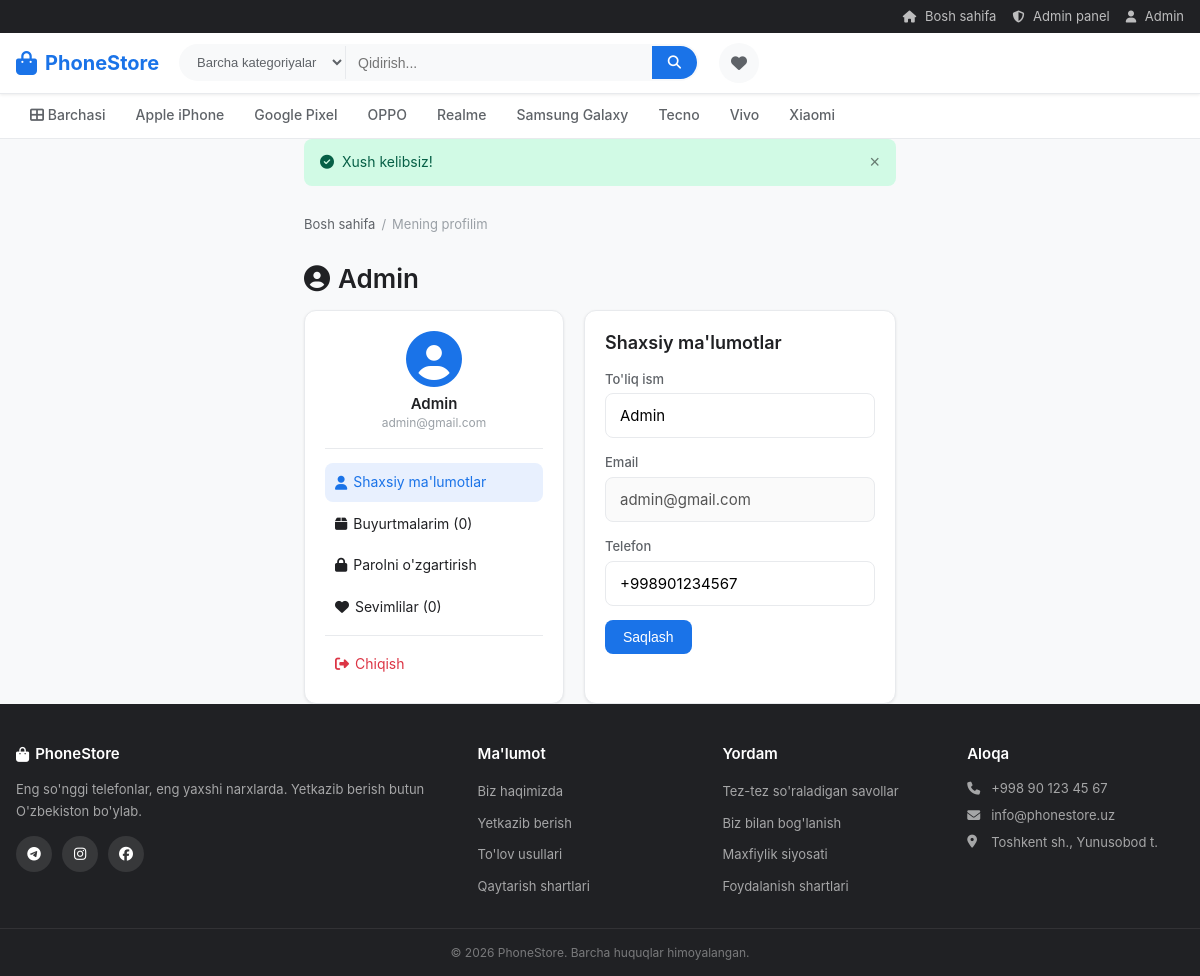
Page /users/profile.php (signed in) on the committed database.
### tables this page shows
CREATE TABLE categories (
    id INT AUTO_INCREMENT PRIMARY KEY,
    name VARCHAR(100) NOT NULL,
    slug VARCHAR(100) UNIQUE NOT NULL,
    description TEXT,
    image VARCHAR(255),
    created_at TIMESTAMP DEFAULT CURRENT_TIMESTAMP
);

CREATE TABLE users (
    id INT AUTO_INCREMENT PRIMARY KEY,
    full_name VARCHAR(150) NOT NULL,
    email VARCHAR(150) UNIQUE NOT NULL,
    phone VARCHAR(20) NOT NULL,
    password VARCHAR(255) NOT NULL,
    role ENUM('user','seller','admin') DEFAULT 'user',
    status ENUM('active','banned') DEFAULT 'active',
    created_at TIMESTAMP DEFAULT CURRENT_TIMESTAMP
);

### app/models/User.php (called while the page is built, shortened)
<?php
class User
{
    private Database $db;
    public function __construct()
    {
        $this->db = Database::getInstance();
    }
    public static function isLoggedIn(): bool
    {
        return isset($_SESSION['user_id']);
    }
    public static function isAdmin(): bool
    {
        return isset($_SESSION['user_role']) && $_SESSION['user_role'] === 'admin';
    }
    public function getById(int $id): ?array
    {
        return $this->db->fetchOne(
            "SELECT id, full_name, email, phone, role, status, created_at FROM users WHERE id = ?",
            [$id], 'i'
        );
    }
}

### config/config.php (called while the page is built, shortened)
<?php
spl_autoload_register(function ($className) {
    $paths = [
        __DIR__ . '/../app/core/' . $className . '.php',
        __DIR__ . '/../app/models/' . $className . '.php',
    ];
    foreach ($paths as $path) {
        if (file_exists($path)) {
            return;
        }
    }
});
require_once __DIR__ . '/../app/core/helpers.php';

### app/core/Database.php (called while the page is built, shortened)
<?php
class Database
{
    private static ?Database $instance = null;
    private mysqli $connection;
    private function __construct()
    {
        $xamppSocket = '/opt/lampp/var/mysql/mysql.sock';
        $connection = null;
        try {
            $connection = new mysqli(DB_HOST, DB_USER, DB_PASS, DB_NAME);
        } catch (Exception $e) {
            if (file_exists($xamppSocket)) {
                $connection = new mysqli(DB_HOST, DB_USER, DB_PASS, DB_NAME, 3306, $xamppSocket);
            }
        }
        $this->connection = $connection;
        $this->connection->set_charset('utf8mb4');
    }
    public static function getInstance(): Database
    {
        if (self::$instance === null) {
            self::$instance = new self();
        }
        return self::$instance;
    }
    public function query(string $sql, array $params = [], string $types = ''): mysqli_stmt|false
    {
        $stmt = $this->connection->prepare($sql);
        if (!empty($params)) {
            $stmt->bind_param($types, ...$params);
        }
        $stmt->execute();
        return $stmt;
    }
    public function fetchOne(string $sql, array $params = [], string $types = ''): ?array
    {
        $stmt = $this->query($sql, $params, $types);
        $result = $stmt->get_result();
        return $result->fetch_assoc() ?: null;
    }
    public function fetchAll(string $sql, array $params = [], string $types = ''): array
    {
        $stmt = $this->query($sql, $params, $types);
        $result = $stmt->get_result();
        return $result->fetch_all(MYSQLI_ASSOC);
    }
}

### app/models/Category.php (called while the page is built, shortened)
<?php
class Category
{
    private Database $db;
    public function __construct()
    {
        $this->db = Database::getInstance();
    }
    public function getAll(): array
    {
        return $this->db->fetchAll(
            "SELECT c.*,
                    (SELECT COUNT(*) FROM products
                     WHERE category_id = c.id AND status = 'active') as product_count
             FROM categories c
             ORDER BY c.name ASC"
        );
    }
}

### app/core/helpers.php (called while the page is built, shortened)
<?php
function flash(string $key, mixed $value = null): mixed {
    if (isset($_SESSION[$key])) {
        $val = $_SESSION[$key];
        return $val;
    }
    return null;
}

### app/models/Order.php (called while the page is built, shortened)
<?php
class Order
{
    private Database $db;
    public function __construct()
    {
        $this->db = Database::getInstance();
    }
    public function getByUser(int $userId): array
    {
        return $this->db->fetchAll(
            "SELECT o.*, r.name_uz as region_name, d.name_uz as district_name
             FROM orders o
             LEFT JOIN regions r ON o.region_id = r.id
             LEFT JOIN districts d ON o.district_id = d.id
             WHERE o.user_id = ?
             ORDER BY o.created_at DESC",
            [$userId], 'i'
        );
    }
}

### app/models/Wishlist.php (called while the page is built, shortened)
<?php
class Wishlist
{
    private Database $db;
    public function __construct()
    {
        $this->db = Database::getInstance();
    }
    public function getCount(): int
    {
        $row = $this->db->fetchOne(
            "SELECT COUNT(*) as count FROM wishlist WHERE user_id = ?",
            [$_SESSION['user_id']], 'i'
        );
        return (int)($row['count'] ?? 0);
    }
}

### users/profile.php (the view, shortened to what this page needs)
<?php
require_once __DIR__ . '/../config/config.php';
$userModel = new User();
$user = $userModel->getById($_SESSION['user_id']);
$orderModel = new Order();
$orders = $orderModel->getByUser($_SESSION['user_id']);
require_once __DIR__ . '/../includes/header.php';
?>
<div class="breadcrumbs">
    <a href="<?= SITE_URL ?>/index.php">Bosh sahifa</a> <span>/</span>
    <span>Mening profilim</span>
</div>
<h1 class="page-title"><i class="fas fa-user-circle"></i> <?= htmlspecialchars($user['full_name'] ?? '') ?></h1>
<div class="profile-layout">
    <div class="profile-sidebar">
        <div class="profile-avatar">
            <i class="fas fa-user-circle"></i>
            <h3><?= htmlspecialchars($user['full_name'] ?? '') ?></h3>
            <p><?= htmlspecialchars($user['email'] ?? '') ?></p>
        </div>
        <ul class="profile-nav">
            <li><a href="#profile-info" class="active" onclick="showTab('profile-info', this)">
                <i class="fas fa-user"></i> Shaxsiy ma'lumotlar</a></li>
            <li><a href="#profile-orders" onclick="showTab('profile-orders', this)">
                <i class="fas fa-box"></i> Buyurtmalarim (<?= count($orders) ?>)</a></li>
            <li><a href="#profile-password" onclick="showTab('profile-password', this)">
                <i class="fas fa-lock"></i> Parolni o'zgartirish</a></li>
            <li><a href="<?= SITE_URL ?>/wishlist.php">
                <i class="fas fa-heart"></i> Sevimlilar (<?= $wishlistCount ?>)</a></li>
            <li class="profile-nav-divider"></li>
            <li><a href="<?= SITE_URL ?>/users/logout.php" class="text-danger">
                <i class="fas fa-sign-out-alt"></i> Chiqish</a></li>
        </ul>
    </div>
    <div class="profile-content">
        <div id="profile-info" class="tab-content active">
            <h2>Shaxsiy ma'lumotlar</h2>
            <form method="POST" action="<?= SITE_URL ?>/includes/profile_update.inc.php" class="profile-form">
                <div class="form-group">
                    <label>To'liq ism</label>
                    <input type="text" name="full_name"
                           value="<?= htmlspecialchars($user['full_name']) ?>"
                           required class="form-control">
                </div>
                <div class="form-group">
                    <label>Email</label>
                    <input type="email" value="<?= htmlspecialchars($user['email']) ?>"
                           class="form-control" readonly disabled>
                </div>
                <div class="form-group">
                    <label>Telefon</label>
                    <input type="text" name="phone"
                           value="<?= htmlspecialchars($user['phone'] ?? '') ?>"
                           required class="form-control">
                </div>
                <button type="submit" name="update_profile" class="btn btn-primary">Saqlash</button>
            </form>
        </div>
    </div>
</div>
<?php require_once __DIR__ . '/../includes/footer.php'; ?>

### includes/header.php (shortened to what this page needs)
<!DOCTYPE html>
<html lang="uz">
<head>
    <link rel="stylesheet" href="https://cdnjs.cloudflare.com/ajax/libs/font-awesome/6.5.1/css/all.min.css">
    <link rel="stylesheet" href="<?= SITE_URL ?>/links/style/main.css?v=<?= filemtime(__DIR__ . '/../links/style/main.css') ?>">
</head>
<body>
<div class="top-bar">
    <div class="container top-bar-inner">
        <div class="top-bar-links">
            <a href="<?= SITE_URL ?>/index.php"><i class="fas fa-home"></i> Bosh sahifa</a>
            <?php if (User::isLoggedIn()): ?>
                <?php if (User::isAdmin()): ?>
                    <a href="<?= SITE_URL ?>/admin/index.php"><i class="fas fa-shield-alt"></i> Admin panel</a>
                <?php endif; ?>
                <a href="<?= SITE_URL ?>/users/profile.php"><i class="fas fa-user"></i> <?= htmlspecialchars($_SESSION['user_name']) ?></a>
            <?php else: ?>
                <a href="<?= SITE_URL ?>/users/login.php"><i class="fas fa-sign-in-alt"></i> Kirish</a>
                <a href="<?= SITE_URL ?>/users/register.php"><i class="fas fa-user-plus"></i> Ro'yxatdan o'tish</a>
            <?php endif; ?>
        </div>
    </div>
</div>
<header class="main-header">
    <div class="header-inner">
        <div class="logo">
            <a href="<?= SITE_URL ?>/index.php">
                <i class="fas fa-shopping-bag"></i>
                <span>PhoneStore</span>
            </a>
        </div>
        <div class="search-bar">
            <form action="<?= SITE_URL ?>/index.php" method="GET">
                <select name="category_id" class="search-category">
                    <option value="">Barcha kategoriyalar</option>
                    <?php
                    $catModel = new Category();
                    $categories = $catModel->getAll();
                    ?>
                </select>
                <input type="text" name="search" placeholder="Qidirish..."
                       value="<?= htmlspecialchars($_GET['search'] ?? '') ?>">
                <button type="submit"><i class="fas fa-search"></i></button>
            </form>
        </div>
        <div class="header-actions">
            <?php $wishlistModel = new Wishlist(); $wishlistCount = $wishlistModel->getCount(); ?>
            <a href="<?= SITE_URL ?>/wishlist.php" class="action-btn" title="Sevimlilar">
                <i class="fas fa-heart"></i>
            </a>
        </div>
    </div>
</header>
<nav class="main-nav">
    <div class="nav-inner">
        <ul class="nav-list">
            <li><a href="<?= SITE_URL ?>/index.php"><i class="fas fa-th-large"></i> Barchasi</a></li>
            <?php foreach ($categories as $cat): ?>
                <li>
                    <a href="<?= SITE_URL ?>/index.php?category_id=<?= $cat['id'] ?>">
                        <?= htmlspecialchars($cat['name']) ?>
                    </a>
                </li>
            <?php endforeach; ?>
        </ul>
    </div>
</nav>
<main class="container">
    <?php
    $success = flash('success');
    if ($success): ?>
        <div class="alert alert-success">
            <i class="fas fa-check-circle"></i> <?= htmlspecialchars($success) ?>
            <button onclick="this.parentElement.remove()">&times;</button>
        </div>
    <?php endif; ?>

### rows in the picture
categories: name "Apple iPhone"
categories: name "Google Pixel"
categories: name "OPPO"
categories: name "Realme"
categories: name "Samsung Galaxy"
categories: name "Tecno"
categories: name "Vivo"
categories: name "Xiaomi"
users: full_name "Admin", email "admin@gmail.com", phone "+998901234567"

### other values in the picture
$_SESSION['user_name'] "Admin"
$success "Xush kelibsiz!"
count($orders) "0"
$wishlistCount "0"
